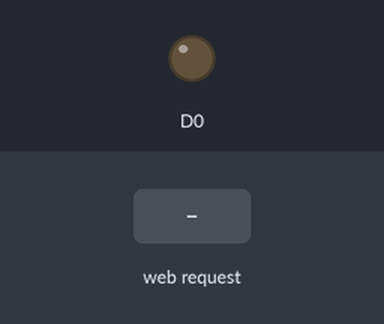
Bench run of a sketch on a simulated ESP8266 (NodeMCU). On the bench: output pins drawn as LEDs (lit = HIGH). Inputs (shaded band) come from the test bench. WiFi joins after 1.5 s; servers stay silent unless stated; what the sketch prints to the serial monitor is not drawn.

Above: at 3.7 s.
3.8 s: HTTP request GET /LEDOn received
At 5.0 s:
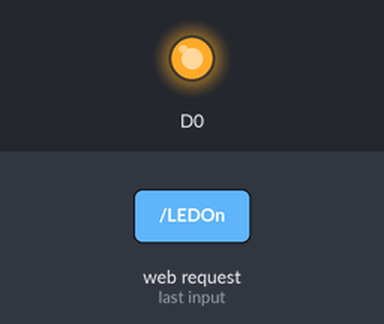
5.3 s: HTTP request GET /LEDOff received
At 6.1 s:
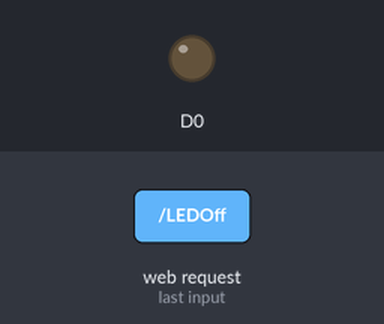
Timing chart, 0 to 8.3 s (numbered marks = the images above; inputs shaded):
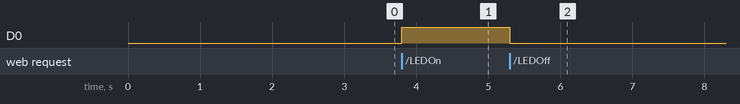

Measured:
- after the input at 3.8 s, D0: LOW → HIGH at once
- after the input at 5.3 s, D0: HIGH → LOW at once

The sketch:

Home_Automation.ino
```cpp
#include <ESP8266WiFi.h>
#include <WiFiClient.h>
#include <ESP8266WebServer.h>

const char* ssid = "RPi";
const char* password = "copyrightt";

ESP8266WebServer server(80);
String page = "";

void setup(void){
  String p1 = "<h1>Welcome To Softpro</h1>";
  String p2 = "<p><a href=\"LEDOn\"><button>On</button></a>";
  String p3 = "&nbsp;";
  String p4 = "<a href=\"LEDOff\"><button>Off</button></a>";

  page = p1 + p2 + p3 + p4;

  delay(1000);
  Serial.begin(115200);
  WiFi.begin(ssid, password); //begin WiFi connection
  Serial.println("");
  pinMode(D0 , OUTPUT);
  // Wait for connection
  while (WiFi.status() != WL_CONNECTED)
  {
    delay(500);
    Serial.print(".");
  }

  Serial.println(WiFi.localIP());

  server.on("/", []()
  {
    server.send(200, "text/html", page);
  });

  server.on("/LEDOn", [](){
    server.send(200, "text/html", page);
    Serial.println("LED ON");
    digitalWrite(D0, HIGH);
    delay(1000);
  });
  server.on("/LEDOff", [](){
    server.send(200, "text/html", page);
    Serial.println("LED OFF");
    digitalWrite(D0, LOW);
    delay(1000);
  });

  server.begin();
  Serial.println("Web server started!");
}
void loop(void)
{
  server.handleClient();
}
```
